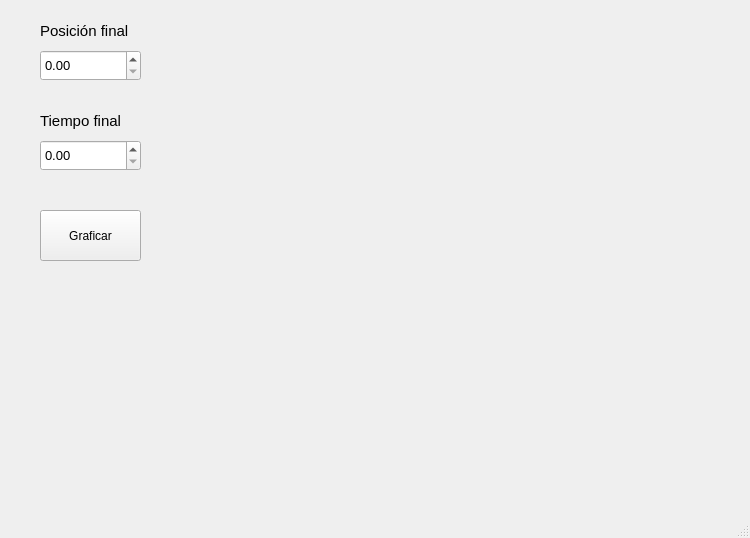
<?xml version="1.0" encoding="UTF-8"?>
<ui version="4.0">
 <class>MainWindow</class>
 <widget class="QMainWindow" name="MainWindow">
  <property name="geometry">
   <rect>
    <x>0</x>
    <y>0</y>
    <width>750</width>
    <height>538</height>
   </rect>
  </property>
  <property name="maximumSize">
   <size>
    <width>750</width>
    <height>600</height>
   </size>
  </property>
  <property name="windowTitle">
   <string>Perfil de velocidad quintico</string>
  </property>
  <widget class="QWidget" name="centralwidget">
   <widget class="QDoubleSpinBox" name="spbox_pos">
    <property name="geometry">
     <rect>
      <x>40</x>
      <y>50</y>
      <width>101</width>
      <height>31</height>
     </rect>
    </property>
    <property name="font">
     <font>
      <pointsize>10</pointsize>
     </font>
    </property>
   </widget>
   <widget class="QLabel" name="label">
    <property name="geometry">
     <rect>
      <x>40</x>
      <y>20</y>
      <width>111</width>
      <height>21</height>
     </rect>
    </property>
    <property name="font">
     <font>
      <pointsize>11</pointsize>
     </font>
    </property>
    <property name="text">
     <string>Posición final</string>
    </property>
   </widget>
   <widget class="QLabel" name="label_2">
    <property name="geometry">
     <rect>
      <x>40</x>
      <y>110</y>
      <width>111</width>
      <height>21</height>
     </rect>
    </property>
    <property name="font">
     <font>
      <pointsize>11</pointsize>
     </font>
    </property>
    <property name="text">
     <string>Tiempo final</string>
    </property>
   </widget>
   <widget class="QDoubleSpinBox" name="spbox_tiempo">
    <property name="geometry">
     <rect>
      <x>40</x>
      <y>140</y>
      <width>101</width>
      <height>31</height>
     </rect>
    </property>
    <property name="font">
     <font>
      <pointsize>10</pointsize>
     </font>
    </property>
   </widget>
   <widget class="QPushButton" name="btn_graficar">
    <property name="geometry">
     <rect>
      <x>40</x>
      <y>210</y>
      <width>101</width>
      <height>51</height>
     </rect>
    </property>
    <property name="text">
     <string>Graficar</string>
    </property>
   </widget>
   <widget class="PlotWidget" name="graphWidget" native="true">
    <property name="geometry">
     <rect>
      <x>170</x>
      <y>20</y>
      <width>561</width>
      <height>211</height>
     </rect>
    </property>
   </widget>
   <widget class="PlotWidget" name="graphWidgetVel" native="true">
    <property name="geometry">
     <rect>
      <x>170</x>
      <y>240</y>
      <width>561</width>
      <height>231</height>
     </rect>
    </property>
   </widget>
  </widget>
  <widget class="QMenuBar" name="menubar">
   <property name="geometry">
    <rect>
     <x>0</x>
     <y>0</y>
     <width>750</width>
     <height>26</height>
    </rect>
   </property>
  </widget>
  <widget class="QStatusBar" name="statusbar"/>
 </widget>
 <customwidgets>
  <customwidget>
   <class>PlotWidget</class>
   <extends>QWidget</extends>
   <header location="global">pyqtgraph</header>
   <container>1</container>
  </customwidget>
 </customwidgets>
 <resources/>
 <connections/>
</ui>
